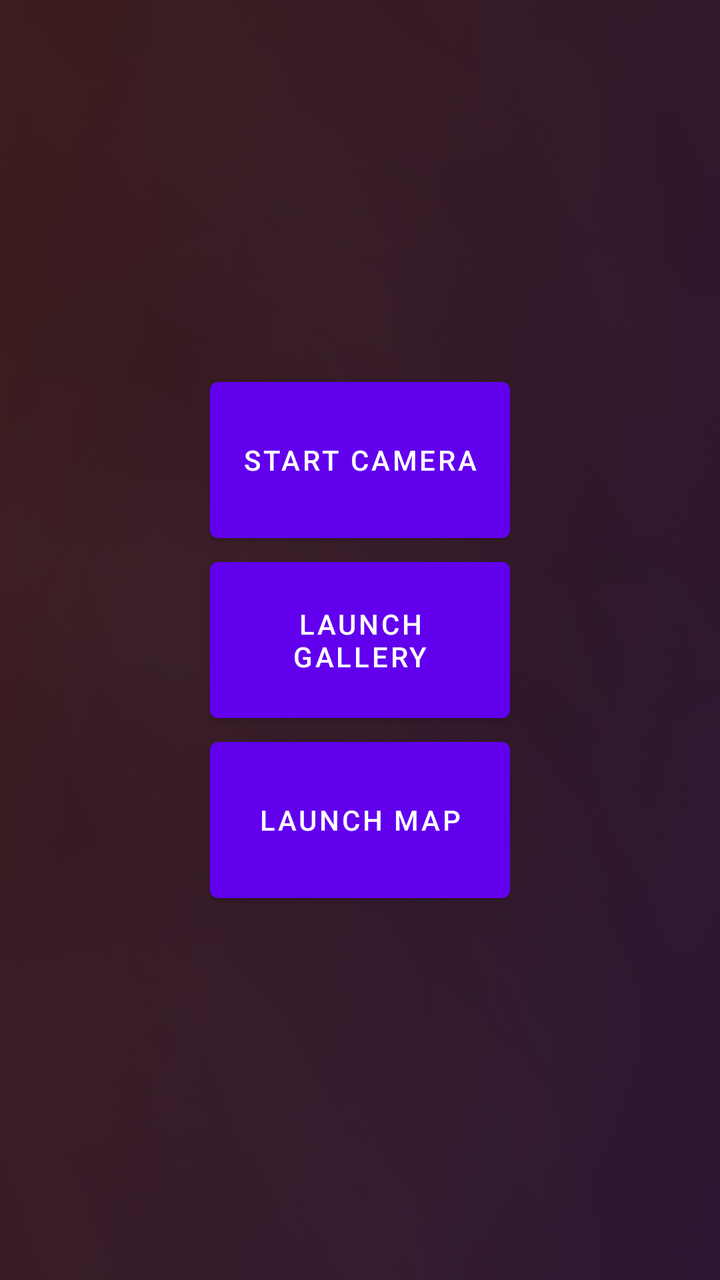
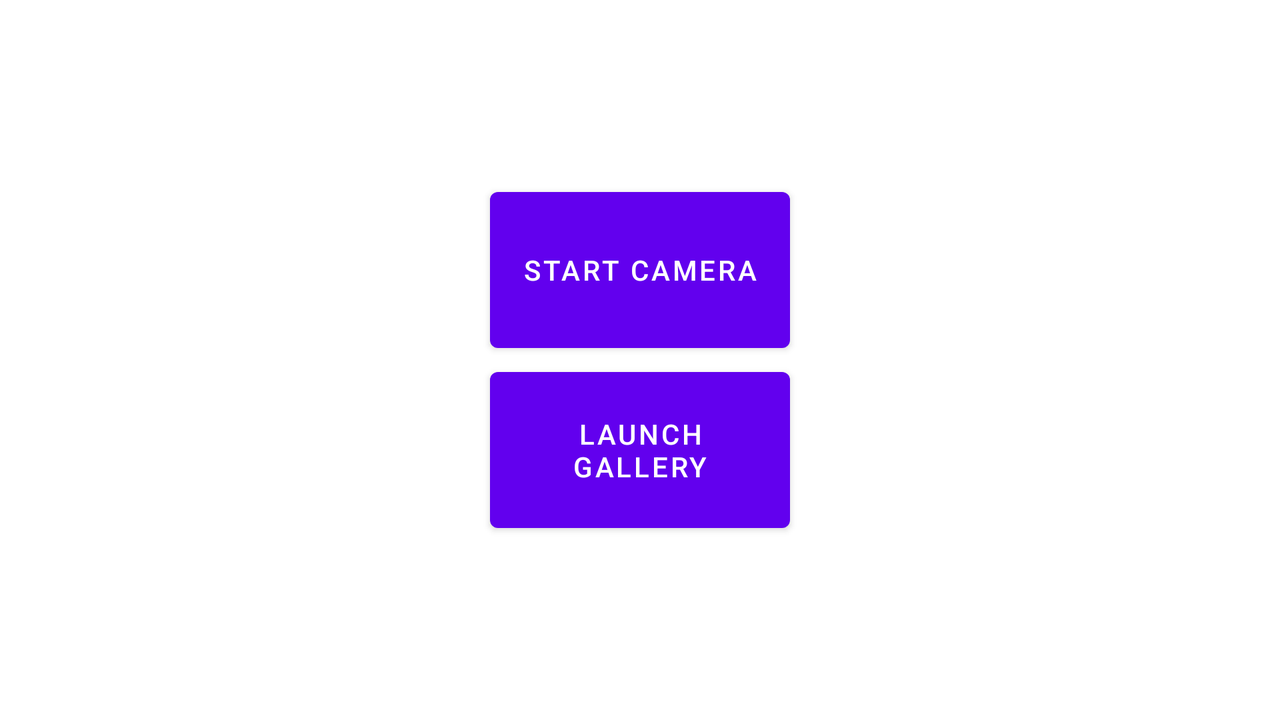

Compare how this app lays out the same screen by default and in its alternative resource folder. The renders come first, then the two layout files and the values they reference.
<!-- AndroidManifest.xml: fallback theme Theme.MaterialComponents.DayNight.NoActionBar -->
<!-- res/layout/home_item.xml -->
<?xml version="1.0" encoding="utf-8"?>
<RelativeLayout
        android:layout_width="fill_parent"
        android:layout_height="fill_parent" xmlns:android="http://schemas.android.com/apk/res/android"
        android:gravity="center_vertical|center_horizontal" android:focusable="true"
        android:background="@drawable/background_home">
    <Button
            android:layout_width="@dimen/buttonWidth"
            android:layout_height="@dimen/buttonHeight"
            android:text="@string/toCamera"
            android:id="@+id/camera"
            android:textColor="#ffffff"
            android:layout_alignParentTop="true" android:layout_alignLeft="@+id/galleryIn"
            />
    <Button
            android:layout_width="@dimen/buttonWidth"
            android:layout_height="@dimen/buttonHeight"
            android:text="@string/toGallery"
            android:textColor="#ffffff"
            android:id="@+id/galleryIn" android:layout_below="@+id/camera" android:layout_centerHorizontal="true"
            />
    <Button android:layout_width="@dimen/buttonWidth" android:layout_height="@dimen/buttonHeight"
            android:text="@string/maptivity" android:id="@+id/mapButton"
            android:textColor="#ffffff"
            android:layout_below="@+id/galleryIn" android:layout_alignLeft="@+id/galleryIn"/>
</RelativeLayout>
<!-- resources referenced by this layout -->
<resources>
  <dimen name="buttonHeight">90dp</dimen>
  <dimen name="buttonWidth">150dp</dimen>
  <!-- drawable background_home (drawable) -->
  <?xml version="1.0" encoding="utf-8"?>
  <shape xmlns:android="http://schemas.android.com/apk/res/android"
         android:shape="rectangle">
      <gradient
          android:angle="270"
          android:startColor="#391c22"
          android:endColor="#30172e"
          android:type="linear">
      </gradient>
  </shape>
  <string name="maptivity">Launch Map</string>
  <string name="toCamera">Start Camera</string>
  <string name="toGallery">Launch Gallery</string>
</resources>
<!-- res/layout-land/home_item.xml (the repository's variant of the layout above) -->
<!-- drawn on the phone turned sideways -->
<?xml version="1.0" encoding="utf-8"?>
<RelativeLayout
        android:layout_width="fill_parent"
        android:layout_height="fill_parent" xmlns:android="http://schemas.android.com/apk/res/android"
        android:gravity="center_vertical|center_horizontal">
    <Button
            android:layout_width="@dimen/buttonWidth"
            android:layout_height="@dimen/buttonHeight"
            android:text="@string/toCamera"
            android:id="@+id/camera"
            android:layout_alignParentTop="true" android:layout_centerHorizontal="true"
            />
    <Button
            android:layout_width="@dimen/buttonWidth"
            android:layout_height="@dimen/buttonHeight"
            android:text="@string/toGallery"
            android:id="@+id/galleryIn" android:layout_below="@+id/camera" android:layout_centerHorizontal="true"/>
</RelativeLayout>
<!-- resources referenced by the variant -->
<!-- as the phone turned sideways resolves them -->
<resources>
  <dimen name="buttonHeight">90dp</dimen>
  <dimen name="buttonWidth">150dp</dimen>
  <string name="toCamera">Start Camera</string>
  <string name="toGallery">Launch Gallery</string>
</resources>
